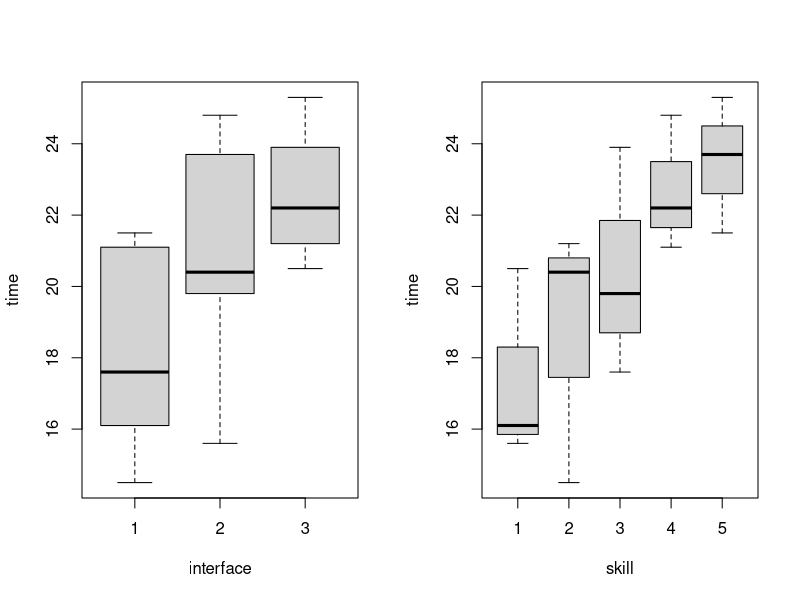
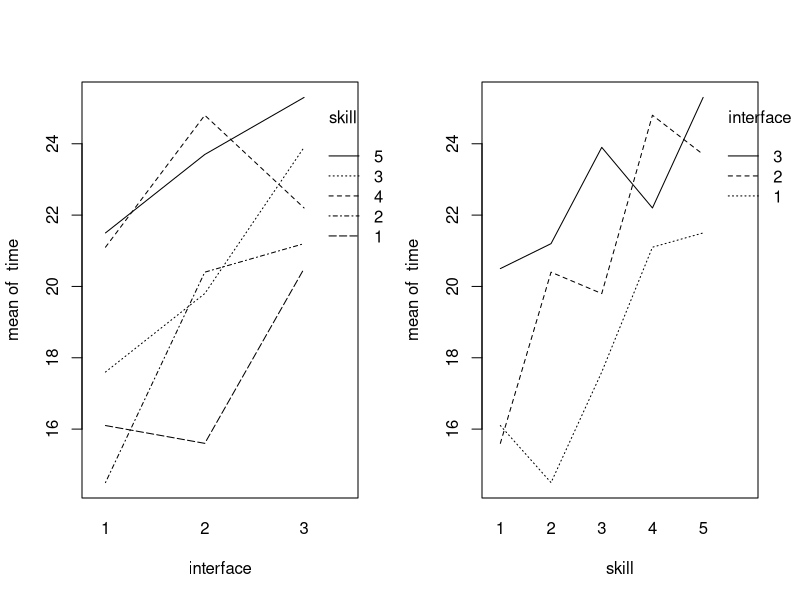
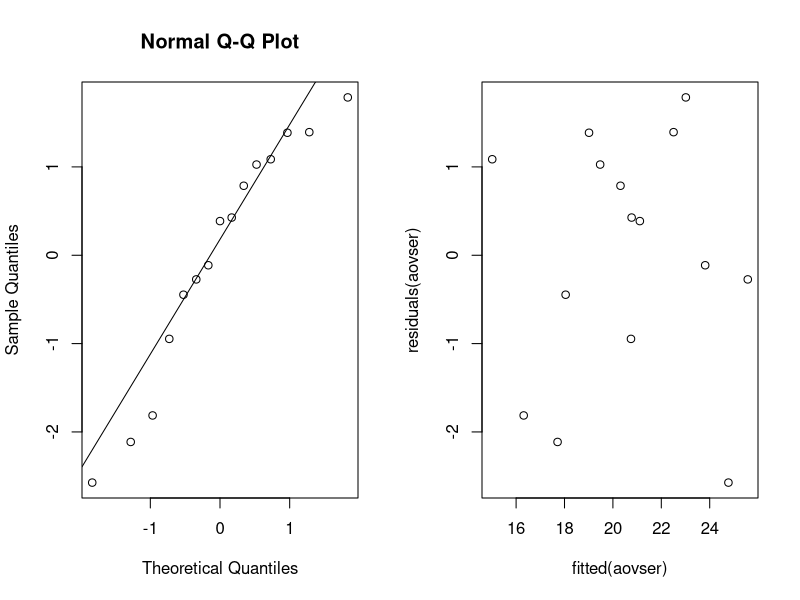
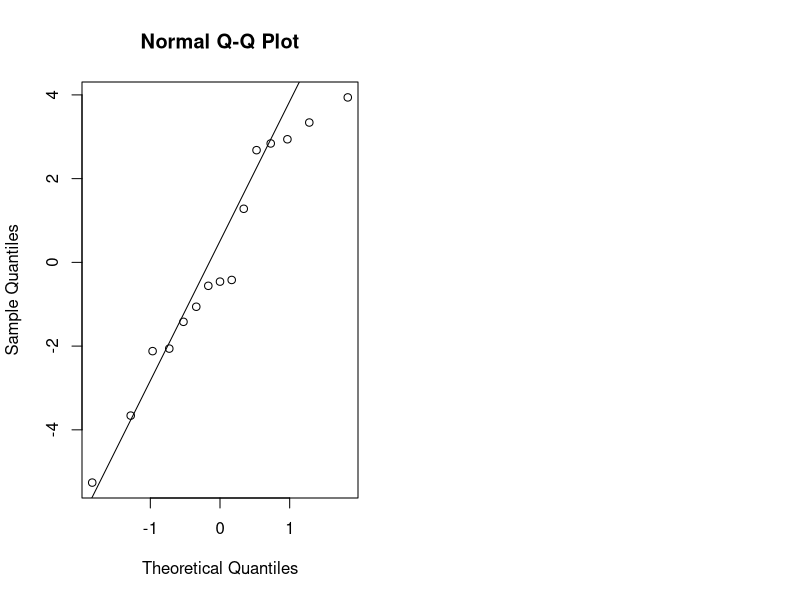

R code for these plots, in order:
## ---- chunk 1
library(knitr)
library(multcomp)
library(lme4)
## ---- chunk 2
search = read.table("search.txt", header = TRUE)
attach(search)
## ---- chunk 3
B = 5 # 5 user skill levels
I = 3 # 3 interface types

blocks = matrix(0, B, I)

for (i in 1:B) {
  blocks[i, ] = sample(((i - 1) * I + 1):(i * I))
}

kable(x = blocks, caption = "Randomization of students to interfaces")
## ---- chunk 4
par(mfrow = c(1, 2))

boxplot(time ~ interface)
boxplot(time ~ skill)

interaction.plot(interface, skill, time)
interaction.plot(skill, interface, time)
## ---- chunk 5
search$interface = as.factor(interface)
search$skill = as.factor(skill)
## ---- chunk 6
aovser = lm(time ~ interface + skill, data = search)
anova(aovser)
## ---- chunk 7
multser = glht(aovser, linfct = mcp(skill = "Tukey"))
summary(multser)
## ---- chunk 8
par(mfrow = c(1, 2))
qqnorm(residuals(aovser))
qqline(residuals(aovser))
plot(fitted(aovser), residuals(aovser))
## ---- chunk 9
friedman.test(time, interface, skill)
## ---- chunk 10
aovinter = lm(time ~ interface, data = search)
anova(aovinter)
## ---- chunk 11
qqnorm(residuals(aovinter))
qqline(residuals(aovinter))
## ---- chunk 12
data = read.table("cream.txt", header=TRUE)
data$starter = factor(data$starter)
data$batch = factor(data$batch)
data$position = factor(data$position)
attach(data)
## ---- chunk 13
model1 = lm(acidity~starter+batch+position,data)
model2 = update(model1, . ~ . - starter:batch:position) #remove interactions
data.aov = aov(model2,data)
summary(data.aov)
## ---- chunk 14
model = lm(acidity~starter+batch+position, data=data)
startermult = glht(model,linfct=mcp(starter="Tukey"))
summary(startermult)
## ---- chunk 15
confint(startermult, level=0.95)
